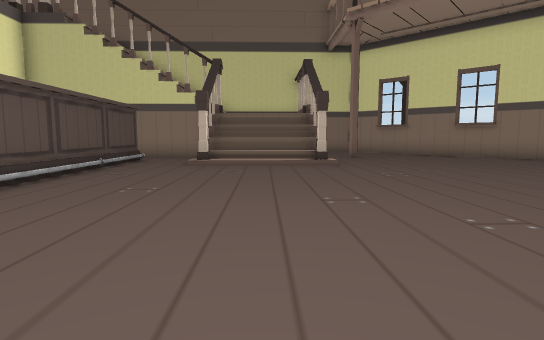
view 1 (above)

17 first-person views from a walk through a scene from a Unity 3-D project. The camera is 1.5 m above the floor, tilts 6° down and sees 80° across. The floor is counted in squares, 2 m on a side. Each view is taken from the middle of a square. On the plan, view 1 faces up. The plan holds only what a view shows up to about 11 squares ahead; the rest is blank. The place goes on beyond the plan. Some animated figures are not drawn. Door leaves are left out, so doorways stand open. Some surface patterns are stand-ins.

view 2
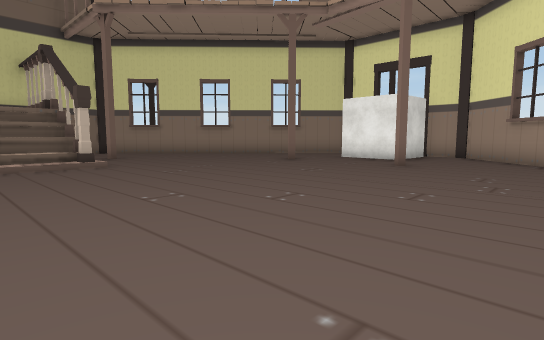

view 3
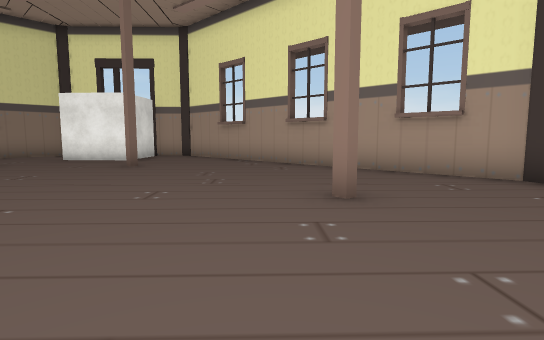

view 4
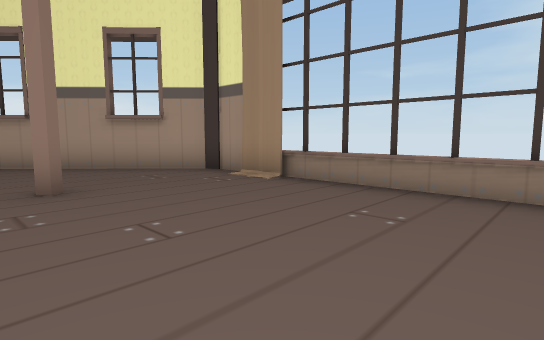

view 5
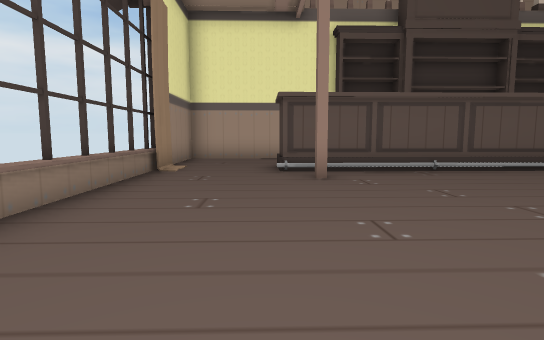

view 6
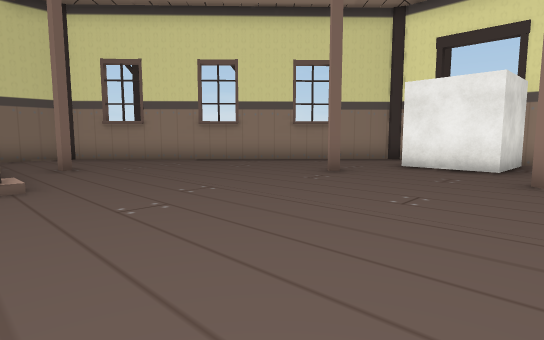

view 7
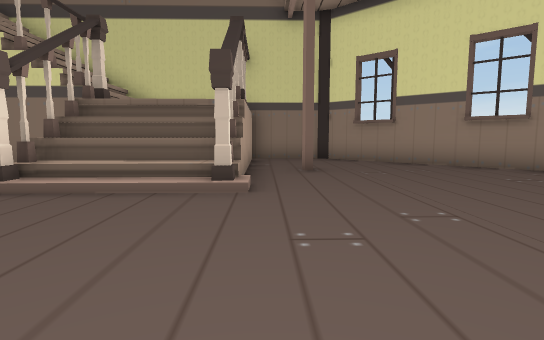

view 8
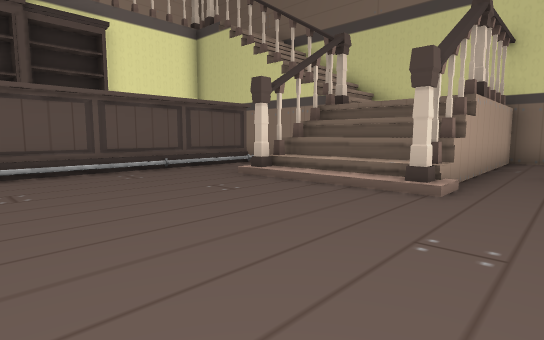

view 9
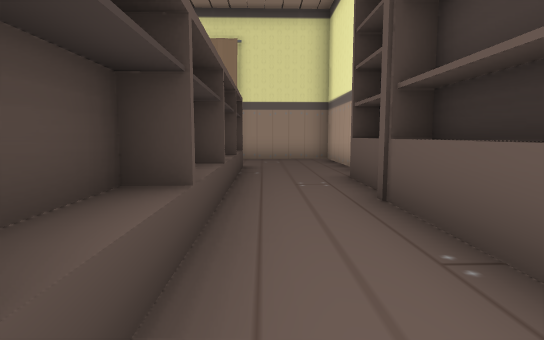

view 10
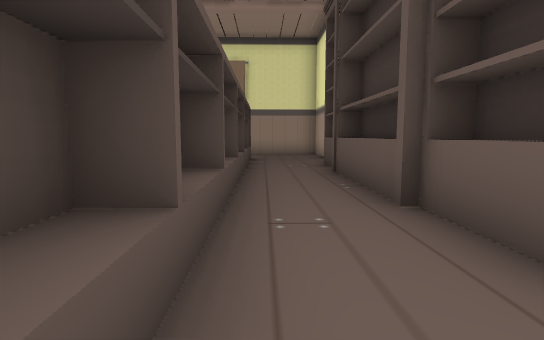

view 11
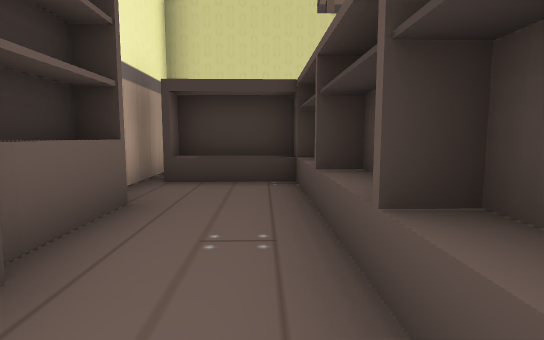

view 12
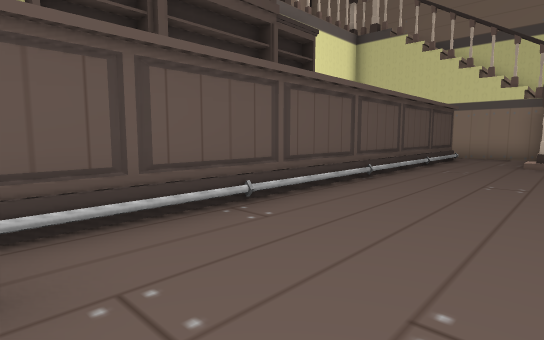

view 13
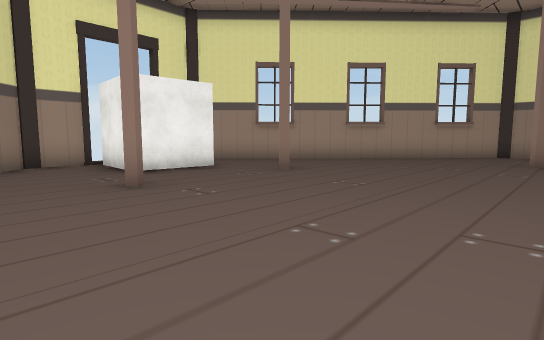

view 14
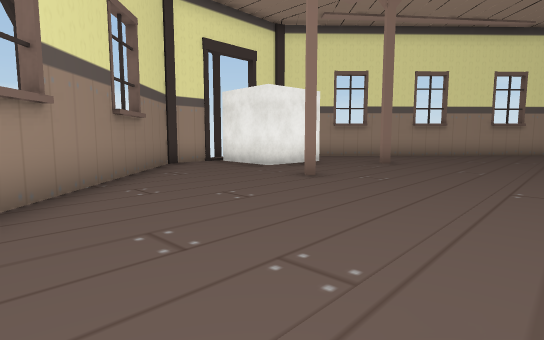

view 15
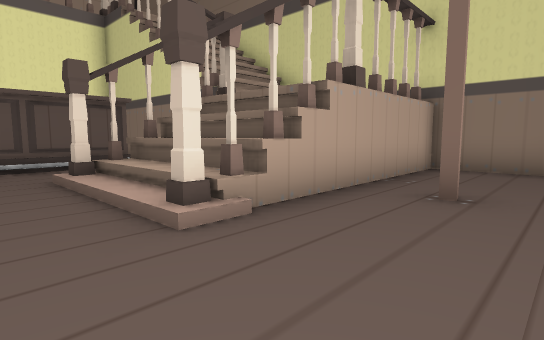

view 16
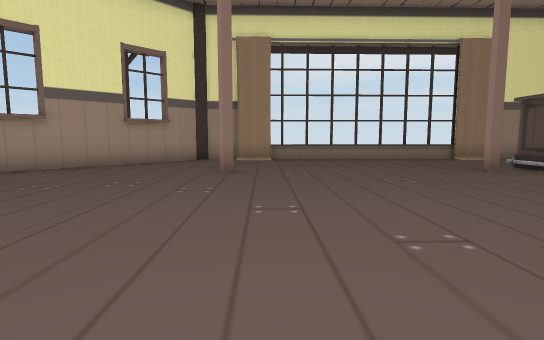

view 17
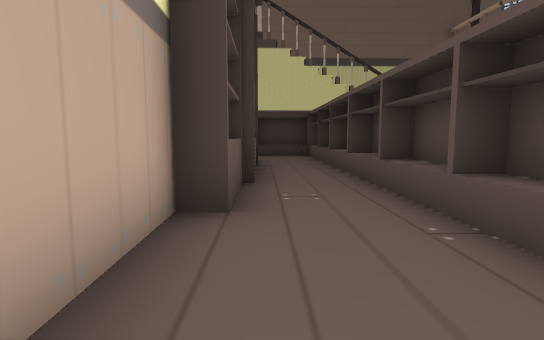

### Floor plan
Key: @ floor where view 1 was taken; # wall or solid block; . main floor; : floor 0.25 m higher than the main floor; + floor 0.75 m higher than the main floor; / step, stairs or slope; D open door; = window, fence, low wall or low ledge; ^ raised ledge.
Columns run from 9 left of view 1 to 11 right of it. Each row starts with its distance up from view 1.
 15           ####
 14           #..##
 13           #...##
 12   ######  #....##
 11 ##   ..####.#...##
 10 #.###/.#^^#......##
  9 #...#/.#++=.......###
  8  ...#:.///......... #
  7  #..##..........#...#
  6  #..##............##D
  5  #..##............###
  4  #..##.............##
  3  #..##..........#...#
  2  #..##.............##
  1  #..##............##
  0  #..##...@.......##
 -1  #..##......#...##
 -2  #.............##
 -3  #............##
 -4  #...........##
 -5  #####^^######

Positions as (right, up) in squares from view 1, and headings:
1: (0, 0), facing up
2: (-1, 0), facing up-right
3: (-1, 0), facing right
4: (-2, 0), facing down-right
5: (3, -2), facing left
6: (1, 3), facing up-right
7: (2, 4), facing up
8: (3, 4), facing up-left
9: (-6, 6), facing down
10: (-6, 9), facing down
11: (-6, 4), facing up
12: (-1, -1), facing up-left
13: (2, 9), facing down-right
14: (3, 12), facing down-right
15: (4, 7), facing up-left
16: (2, 6), facing down
17: (-7, -3), facing up
